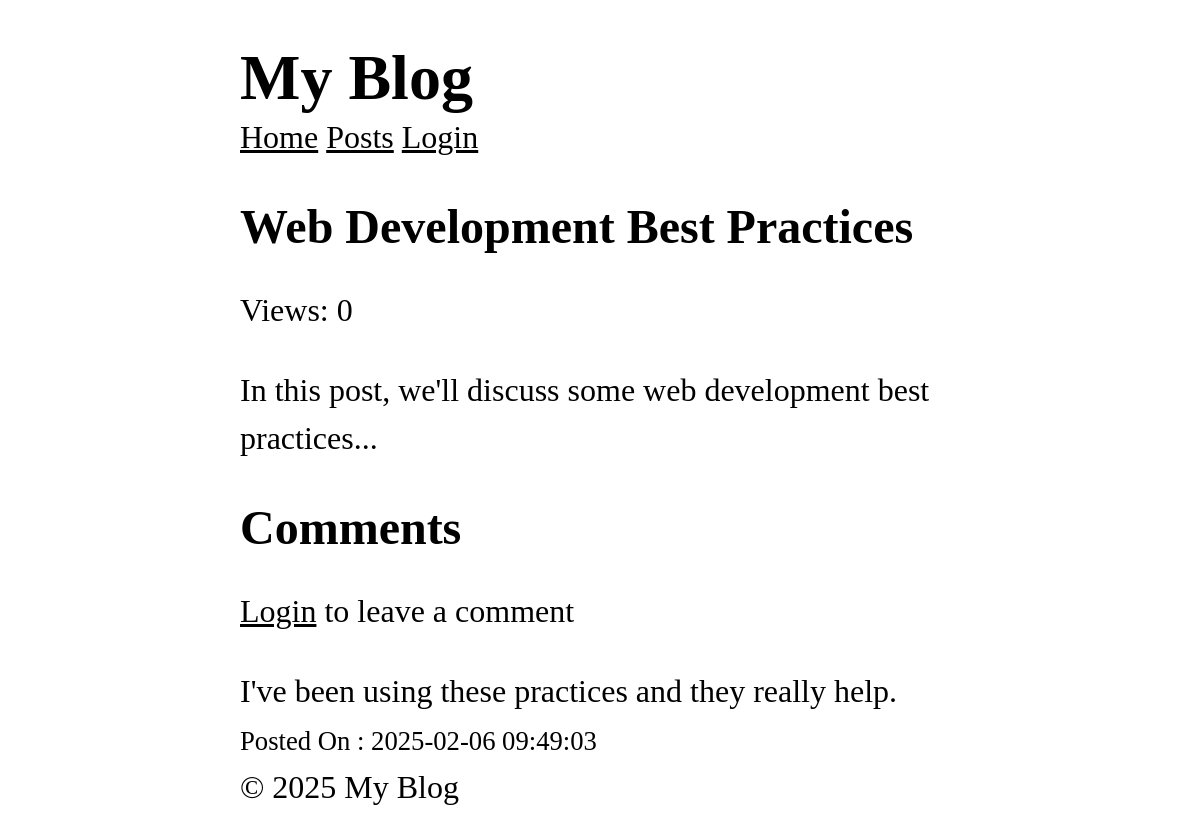
Page /posts/3 on the committed database.
### tables this page shows
CREATE TABLE posts (
  id INTEGER PRIMARY KEY AUTOINCREMENT,
  title TEXT NOT NULL,
  content TEXT NOT NULL,
  views INTEGER DEFAULT 0,
  user_id INTEGER NOT NULL,
  created_at DATETIME DEFAULT CURRENT_TIMESTAMP,
  FOREIGN KEY (user_id) REFERENCES users (id)
);

CREATE TABLE comments (
  id INTEGER PRIMARY KEY AUTOINCREMENT,
  content TEXT NOT NULL,
  user_id INTEGER NOT NULL,
  post_id INTEGER NOT NULL,
  created_at DATETIME DEFAULT CURRENT_TIMESTAMP,
  FOREIGN KEY (user_id) REFERENCES users (id),
  FOREIGN KEY (post_id) REFERENCES posts (id)
);

### core/View.php (called while the page is built, shortened)
<?php
class View
{
    protected static $globals = [];
    public static function share(string $key , mixed $value): void
    {
        static::$globals[$key] = $value;
    }
    public static function render(string $template , array $data = [], string $layout = null): string
    {
        $data = [...static::$globals , ...$data];
        $content = static::renderTemplate($template , $data);
        return static::renderLayout($layout , $data , $content);
    }
    protected static function renderTemplate(string $template , array $data): string
    {
        extract($data);
        $path = dirname(__DIR__) . "/app/Views/$template.php";
        require $path;
        return ob_get_clean();
    }
    protected static function renderLayout(?string $template , array $data , string $content): string
    {
        return ob_get_clean();
    }
}

### app/Controller/PostController.php (called while the page is built, shortened)
<?php
class PostController
{
    public function show($id)
    {
        $posts = Post::find($id);
        $comments = Comment::forPost($id);
        return View::render(template:'post/show' ,
        data: ['post' => $posts , 'comments' => $comments],
        layout:'layouts/main');
    }
}

### core/Router.php (called while the page is built, shortened)
<?php
class Router
{
    protected array $routes = [];
    protected array $globalMiddleware = [];
    protected array $routeMiddleware = [];
    public function add(string $method , string $uri , string $controller , array $middlewares = []): void
    {
        $this->routes[] = [
            'method' => $method,
            'uri' => $uri,
            'controller' => $controller ,
            'middlewares' => $middlewares
        ];
    }
    public function addGlobalMiddleware(string $middleware): void
    {
        $this->globalMiddleware[] = $middleware;
    }
    public function addRouteMiddleware(string $name , string $middleware): void
    {
        $this->routeMiddleware[$name] = $middleware;
    }
    public function dispatch(string $uri , string $method): string
    {
        $route = $this->findRoute($uri , $method);
        $middlewares = [
            ...$this->globalMiddleware,
            ...array_map(fn($name) => $this->routeMiddleware[$name] , $route['middlewares'])
        ];
        return $this->runMiddleware($middlewares ,
        function() use ($route) {
            [$controller , $action] = explode('@' , $route['controller']);
        return $this->callAction($controller , $action , $route['params']);
        });
    }
    protected function runMiddleware(array $middlewares ,callable $target): mixed
    {
        $next = $target;
        foreach(array_reverse($middlewares) as $middleware)
        {
            $next = fn()=>(new $middleware)->handle($next);
        }
        return $next();
    }
    protected function findRoute(string $uri , string $method): ?array
    {
        foreach($this->routes as $route)
        {
            $params = $this->matchRoute($route['uri'] , $uri);
            if($params !== null && $route['method'] === $method)
            {
                return [...$route ,'params' => $params];
            }
        }
        return null;
    }
    protected function matchRoute(string $routeUri , string $requestUri):?array
    {
        $routeSegaments = explode('/' , trim($routeUri , '/'));
        $requestSegaments = explode('/' , trim($requestUri , '/'));
        if(count($routeSegaments) !== count($requestSegaments)){
            return null;
        }
        $params = [];
        foreach($routeSegaments as $index => $routeSegament)
        {
            if(str_starts_with($routeSegament , '{') && str_ends_with($routeSegament , '}'))
            {
                $params[trim($routeSegament , '{}')] = $requestSegaments[$index];
            }elseif($routeSegament !== $requestSegaments[$index])
            {
                return null;
            }
        }
        return $params;
    }
    protected function callAction(string $controller ,string $action , array $params): string
    {
       return (new $controllerClass)->$action(...$params);
    }
}

### app/Middlewares/CSRF.php (called while the page is built, shortened)
<?php
class CSRF implements Middleware
{
    public function handle(callable $next)
    {
        return $next();
    }
}

### app/Middlewares/View.php (called while the page is built, shortened)
<?php
class View implements Middleware
{
    public function handle(callable $next)
    {
        return $next();
    }
}

### core/Database.php (called while the page is built, shortened)
<?php
class Database {
  protected $pdo;
  public function __construct(array $config) {
    try {
      $dsn = $this->createDsn($config);
      $username = $config['username'] ?? null;
      $password = $config['password'] ?? null;
      $options = $config['options'] ?? null;
      $this->pdo = new PDO($dsn, $username, $password, $options);
      $this->pdo->setAttribute(PDO::ATTR_ERRMODE, PDO::ERRMODE_EXCEPTION);
    } catch (PDOException $e) {
      throw new Exception("Could not connect to the database");
    }
  }
  protected function createDsn(array $config): string {
    $driver = $config['driver'];
    $dbname = $config['dbname'];
    return match($driver) {
      'sqlite' => "sqlite:$dbname",
      default => throw new Exception("Unsupported database driver: $driver")
    };
  }
  public function query(string $sql, array $params = []): PDOStatement {
    $stmt = $this->pdo->prepare($sql);
    $stmt->execute($params);
    return $stmt;
  }
  public function fetchAll(string $sql, array $params = [] , ?string $className = null): array {
    $stmt = $this->query($sql, $params);
    return $className
    ? $stmt->fetchAll(PDO::FETCH_CLASS, $className)
     : $stmt->fetchAll(PDO::FETCH_ASSOC);
  }
  public function fetch(string $sql, array $params = [] , ?string $className = null): mixed {
    $stmt = $this->query($sql, $params);
    $stmt->setFetchMode($className ? PDO::FETCH_CLASS : PDO::FETCH_ASSOC , $className);
    return $stmt->fetch() ;
  }
}

### core/Model.php (called while the page is built, shortened)
<?php
abstract class Model {
    protected static string $table;
    public static function find(mixed $id): ?static  {
        $db = App::get('database');
         return  $db->fetch("SELECT * FROM " . static::$table . " WHERE id = ?", [$id], static::class);
    }
}

### core/App.php (called while the page is built, shortened)
<?php
class App
{
    protected static $container = [];
    public static function bind( string $key , mixed $value):void
    {
        static::$container[$key] = $value;
    }
    public static function get(string $key):mixed
    {
        return static::$container[$key];
    }
}

### app/Models/Comment.php (called while the page is built, shortened)
<?php
class Comment extends Model
{
    protected static string $table = 'comments';
    public static function forPost(int $postId): array
    {
        $db = App::get('database');
      return  $db->fetchAll(
        "SELECT * FROM " . static::$table . " WHERE post_id = ? ORDER BY created_at DESC", [$postId], static::class);
    }
}

### app/Views/post/show.php (the view)
<article>
    <h1><?=htmlspecialchars($post->title);?></h1>
    <p>Views: <?= $post->views; ?></p>
    <p><?= nl2br(htmlspecialchars($post->content)); ?></p>
</article>
<section>
    <h2 id="comments">Comments</h2>
    <?php if($user): ?>
        <form action="/posts/<?= $post->id ?>/comments" method="post">
        <?= csrf_token(); ?>
        <textarea name="content" id="content" cols="5" rows="3"></textarea>
        <button type="submit">Comment</button>
        </form>
        <?php else: ?>
            <p><a href="/login">Login</a> to leave a comment</p>
        <?php endif; ?>
    <?php foreach($comments as $comment): ?>
        <article>
        <p><?= nl2br(htmlspecialchars($comment->content)); ?></p>
        <small>Posted On : <?= $comment->created_at; ?></small>
        </article>
    <?php endforeach; ?>
</section>

### public/style.css (style rules this page uses)
*, *::before, *::after { box-sizing: border-box; }
html { -moz-text-size-adjust: none; -webkit-text-size-adjust: none; text-size-adjust: none; }
body, h1, h2, h3, h4, p, figure, blockquote, dl, dd { margin-block-end: 0; }
body { min-height: 100vh; line-height: 1.5; max-width: 60%; margin-left: auto; margin-right: auto; font-size: 2em; font-family: 'Times New Roman', Times, serif; }
h1, h2, h3, h4, button, input, label { line-height: 1.1; }
h1, h2, h3, h4 { text-wrap: balance; }
a:not([class]) { text-decoration-skip-ink: auto; color: currentColor; }

### rows in the picture
posts: title "Web Development Best Practices", views "0", content "In this post, we'll discuss some web development best practices..."
comments: content "I've been using these practices and they really help.", created_at "2025-02-06 09:49:03"
